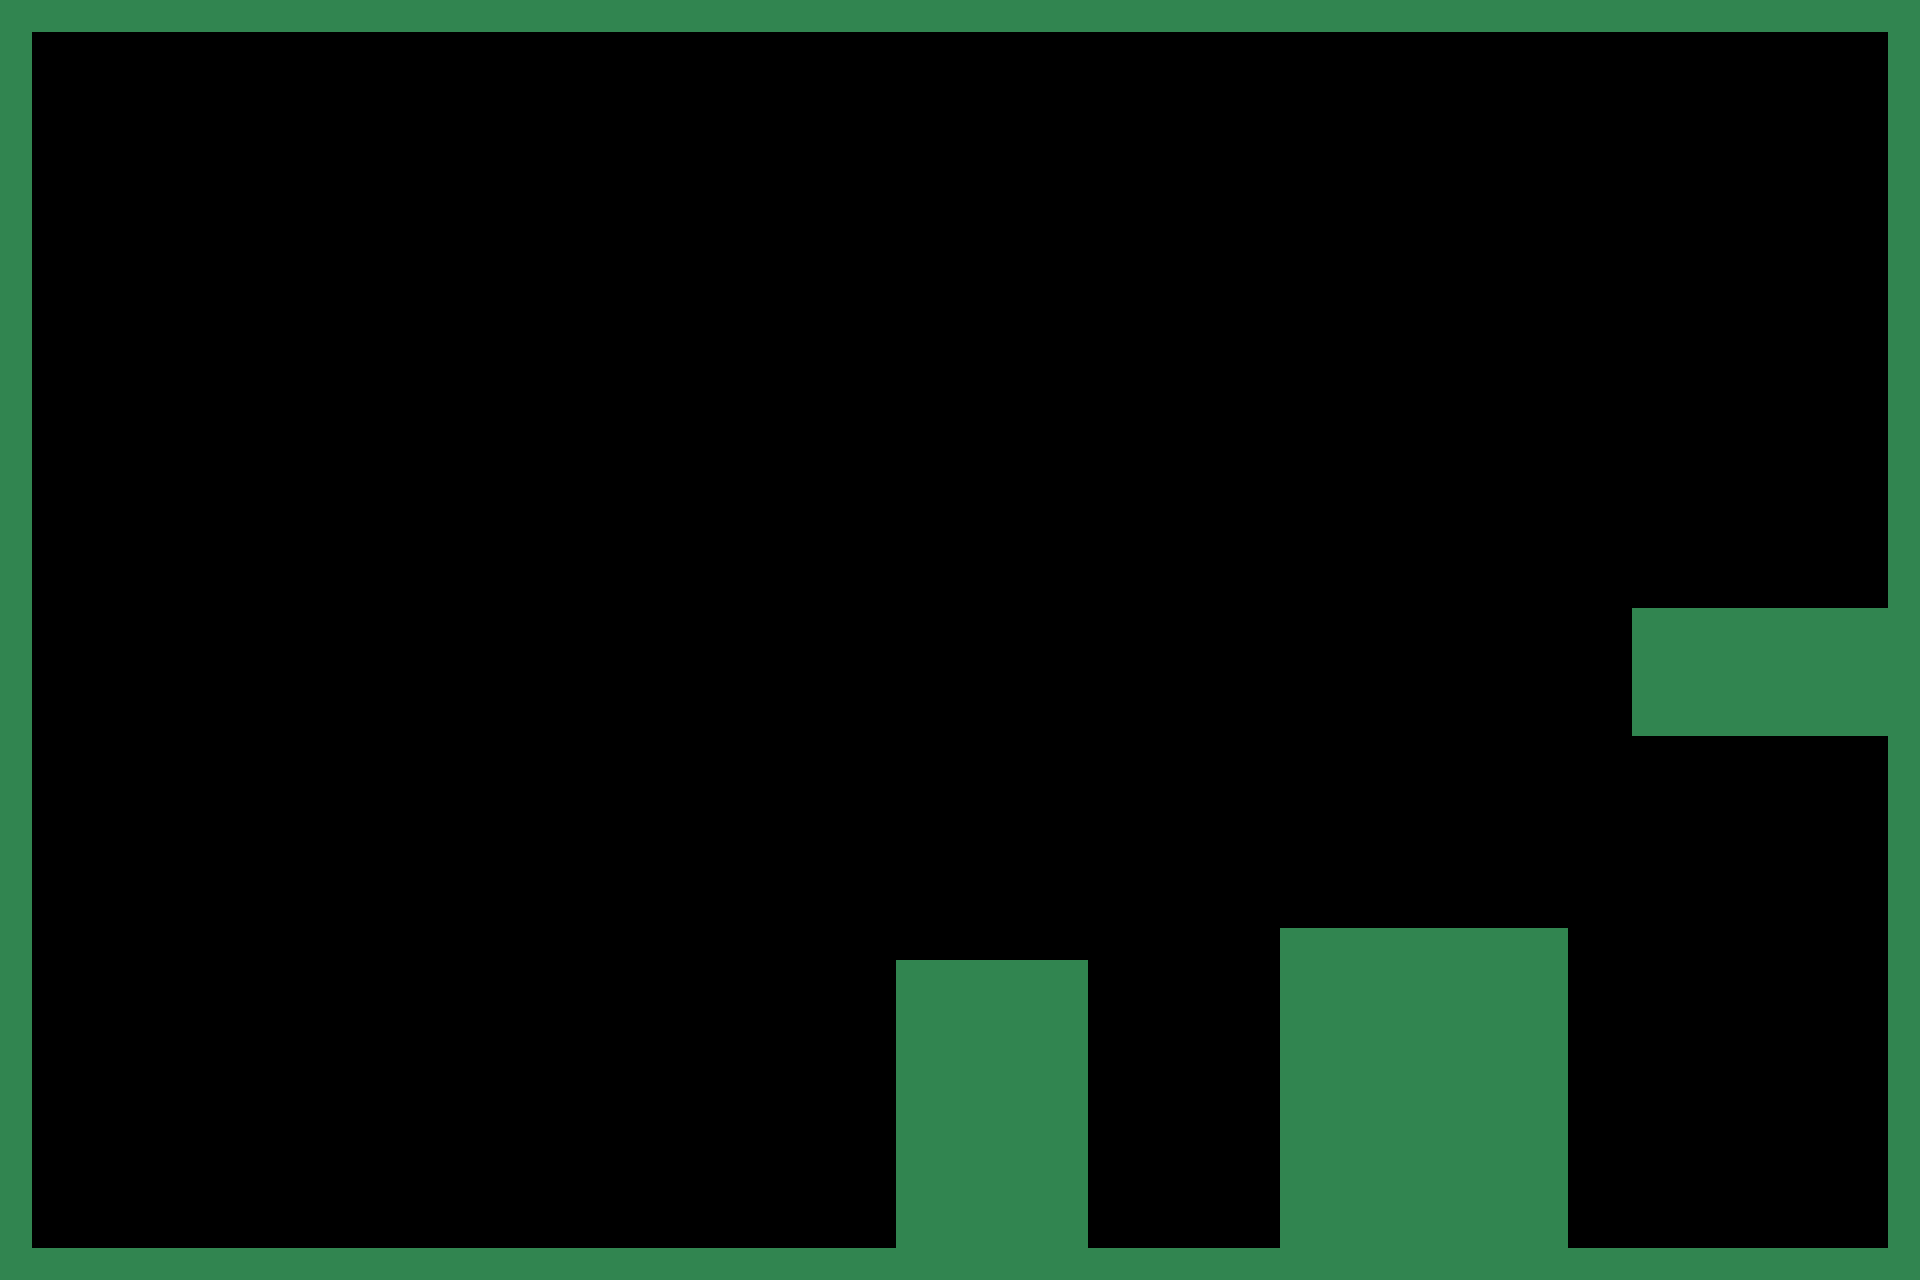

Below is a game level as drawn by its tile map, then a one-line description and the .tmx file that defines it, in full:
An orthogonal 60x40 tile map with 32x32 px tiles, 1 tile layer (Tile Layer 1) and 2 objects (door, target).

<map version="1.0" orientation="orthogonal" renderorder="right-down" width="60" height="40" tilewidth="32" tileheight="32" nextobjectid="5">
 <tileset firstgid="1" name="tilemap" tilewidth="32" tileheight="32" tilecount="224">
  <image source="../img/tilemap.png" width="1024" height="224" />
 </tileset>
 <layer name="Tile Layer 1" width="60" height="40">
  <data encoding="csv">
8,8,8,8,8,8,8,8,8,8,8,8,8,8,8,8,8,8,8,8,8,8,8,8,8,8,8,8,8,8,8,8,8,8,8,8,8,8,8,8,8,8,8,8,8,8,8,8,8,8,8,8,8,8,8,8,8,8,8,8,
8,0,0,0,0,0,0,0,0,0,0,0,0,0,0,0,0,0,0,0,0,0,0,0,0,0,0,0,0,0,0,0,0,0,0,0,0,0,0,0,0,0,0,0,0,0,0,0,0,0,0,0,0,0,0,0,0,0,0,8,
8,0,0,0,0,0,0,0,0,0,0,0,0,0,0,0,0,0,0,0,0,0,0,0,0,0,0,0,0,0,0,0,0,0,0,0,0,0,0,0,0,0,0,0,0,0,0,0,0,0,0,0,0,0,0,0,0,0,0,8,
8,0,0,0,0,0,0,0,0,0,0,0,0,0,0,0,0,0,0,0,0,0,0,0,0,0,0,0,0,0,0,0,0,0,0,0,0,0,0,0,0,0,0,0,0,0,0,0,0,0,0,0,0,0,0,0,0,0,0,8,
8,0,0,0,0,0,0,0,0,0,0,0,0,0,0,0,0,0,0,0,0,0,0,0,0,0,0,0,0,0,0,0,0,0,0,0,0,0,0,0,0,0,0,0,0,0,0,0,0,0,0,0,0,0,0,0,0,0,0,8,
8,0,0,0,0,0,0,0,0,0,0,0,0,0,0,0,0,0,0,0,0,0,0,0,0,0,0,0,0,0,0,0,0,0,0,0,0,0,0,0,0,0,0,0,0,0,0,0,0,0,0,0,0,0,0,0,0,0,0,8,
8,0,0,0,0,0,0,0,0,0,0,0,0,0,0,0,0,0,0,0,0,0,0,0,0,0,0,0,0,0,0,0,0,0,0,0,0,0,0,0,0,0,0,0,0,0,0,0,0,0,0,0,0,0,0,0,0,0,0,8,
8,0,0,0,0,0,0,0,0,0,0,0,0,0,0,0,0,0,0,0,0,0,0,0,0,0,0,0,0,0,0,0,0,0,0,0,0,0,0,0,0,0,0,0,0,0,0,0,0,0,0,0,0,0,0,0,0,0,0,8,
8,0,0,0,0,0,0,0,0,0,0,0,0,0,0,0,0,0,0,0,0,0,0,0,0,0,0,0,0,0,0,0,0,0,0,0,0,0,0,0,0,0,0,0,0,0,0,0,0,0,0,0,0,0,0,0,0,0,0,8,
8,0,0,0,0,0,0,0,0,0,0,0,0,0,0,0,0,0,0,0,0,0,0,0,0,0,0,0,0,0,0,0,0,0,0,0,0,0,0,0,0,0,0,0,0,0,0,0,0,0,0,0,0,0,0,0,0,0,0,8,
8,0,0,0,0,0,0,0,0,0,0,0,0,0,0,0,0,0,0,0,0,0,0,0,0,0,0,0,0,0,0,0,0,0,0,0,0,0,0,0,0,0,0,0,0,0,0,0,0,0,0,0,0,0,0,0,0,0,0,8,
8,0,0,0,0,0,0,0,0,0,0,0,0,0,0,0,0,0,0,0,0,0,0,0,0,0,0,0,0,0,0,0,0,0,0,0,0,0,0,0,0,0,0,0,0,0,0,0,0,0,0,0,0,0,0,0,0,0,0,8,
8,0,0,0,0,0,0,0,0,0,0,0,0,0,0,0,0,0,0,0,0,0,0,0,0,0,0,0,0,0,0,0,0,0,0,0,0,0,0,0,0,0,0,0,0,0,0,0,0,0,0,0,0,0,0,0,0,0,0,8,
8,0,0,0,0,0,0,0,0,0,0,0,0,0,0,0,0,0,0,0,0,0,0,0,0,0,0,0,0,0,0,0,0,0,0,0,0,0,0,0,0,0,0,0,0,0,0,0,0,0,0,0,0,0,0,0,0,0,0,8,
8,0,0,0,0,0,0,0,0,0,0,0,0,0,0,0,0,0,0,0,0,0,0,0,0,0,0,0,0,0,0,0,0,0,0,0,0,0,0,0,0,0,0,0,0,0,0,0,0,0,0,0,0,0,0,0,0,0,0,8,
8,0,0,0,0,0,0,0,0,0,0,0,0,0,0,0,0,0,0,0,0,0,0,0,0,0,0,0,0,0,0,0,0,0,0,0,0,0,0,0,0,0,0,0,0,0,0,0,0,0,0,0,0,0,0,0,0,0,0,8,
8,0,0,0,0,0,0,0,0,0,0,0,0,0,0,0,0,0,0,0,0,0,0,0,0,0,0,0,0,0,0,0,0,0,0,0,0,0,0,0,0,0,0,0,0,0,0,0,0,0,0,0,0,0,0,0,0,0,0,8,
8,0,0,0,0,0,0,0,0,0,0,0,0,0,0,0,0,0,0,0,0,0,0,0,0,0,0,0,0,0,0,0,0,0,0,0,0,0,0,0,0,0,0,0,0,0,0,0,0,0,0,0,0,0,0,0,0,0,0,8,
8,0,0,0,0,0,0,0,0,0,0,0,0,0,0,0,0,0,0,0,0,0,0,0,0,0,0,0,0,0,0,0,0,0,0,0,0,0,0,0,0,0,0,0,0,0,0,0,0,0,0,0,0,0,0,0,0,0,0,8,
8,0,0,0,0,0,0,0,0,0,0,0,0,0,0,0,0,0,0,0,0,0,0,0,0,0,0,0,0,0,0,0,0,0,0,0,0,0,0,0,0,0,0,0,0,0,0,0,0,0,0,8,8,8,8,8,8,8,8,8,
8,0,0,0,0,0,0,0,0,0,0,0,0,0,0,0,0,0,0,0,0,0,0,0,0,0,0,0,0,0,0,0,0,0,0,0,0,0,0,0,0,0,0,0,0,0,0,0,0,0,0,8,8,8,8,8,8,8,8,8,
8,0,0,0,0,0,0,0,0,0,0,0,0,0,0,0,0,0,0,0,0,0,0,0,0,0,0,0,0,0,0,0,0,0,0,0,0,0,0,0,0,0,0,0,0,0,0,0,0,0,0,8,8,8,8,8,8,8,8,8,
8,0,0,0,0,0,0,0,0,0,0,0,0,0,0,0,0,0,0,0,0,0,0,0,0,0,0,0,0,0,0,0,0,0,0,0,0,0,0,0,0,0,0,0,0,0,0,0,0,0,0,8,8,8,8,8,8,8,8,8,
8,0,0,0,0,0,0,0,0,0,0,0,0,0,0,0,0,0,0,0,0,0,0,0,0,0,0,0,0,0,0,0,0,0,0,0,0,0,0,0,0,0,0,0,0,0,0,0,0,0,0,0,0,0,0,0,0,0,0,8,
8,0,0,0,0,0,0,0,0,0,0,0,0,0,0,0,0,0,0,0,0,0,0,0,0,0,0,0,0,0,0,0,0,0,0,0,0,0,0,0,0,0,0,0,0,0,0,0,0,0,0,0,0,0,0,0,0,0,0,8,
8,0,0,0,0,0,0,0,0,0,0,0,0,0,0,0,0,0,0,0,0,0,0,0,0,0,0,0,0,0,0,0,0,0,0,0,0,0,0,0,0,0,0,0,0,0,0,0,0,0,0,0,0,0,0,0,0,0,0,8,
8,0,0,0,0,0,0,0,0,0,0,0,0,0,0,0,0,0,0,0,0,0,0,0,0,0,0,0,0,0,0,0,0,0,0,0,0,0,0,0,0,0,0,0,0,0,0,0,0,0,0,0,0,0,0,0,0,0,0,8,
8,0,0,0,0,0,0,0,0,0,0,0,0,0,0,0,0,0,0,0,0,0,0,0,0,0,0,0,0,0,0,0,0,0,0,0,0,0,0,0,0,0,0,0,0,0,0,0,0,0,0,0,0,0,0,0,0,0,0,8,
8,0,0,0,0,0,0,0,0,0,0,0,0,0,0,0,0,0,0,0,0,0,0,0,0,0,0,0,0,0,0,0,0,0,0,0,0,0,0,0,0,0,0,0,0,0,0,0,0,0,0,0,0,0,0,0,0,0,0,8,
8,0,0,0,0,0,0,0,0,0,0,0,0,0,0,0,0,0,0,0,0,0,0,0,0,0,0,0,0,0,0,0,0,0,0,0,0,0,0,0,8,8,8,8,8,8,8,8,8,0,0,0,0,0,0,0,0,0,0,8,
8,0,0,0,0,0,0,0,0,0,0,0,0,0,0,0,0,0,0,0,0,0,0,0,0,0,0,0,8,8,8,8,8,8,0,0,0,0,0,0,8,8,8,8,8,8,8,8,8,0,0,0,0,0,0,0,0,0,0,8,
8,0,0,0,0,0,0,0,0,0,0,0,0,0,0,0,0,0,0,0,0,0,0,0,0,0,0,0,8,8,8,8,8,8,0,0,0,0,0,0,8,8,8,8,8,8,8,8,8,0,0,0,0,0,0,0,0,0,0,8,
8,0,0,0,0,0,0,0,0,0,0,0,0,0,0,0,0,0,0,0,0,0,0,0,0,0,0,0,8,8,8,8,8,8,0,0,0,0,0,0,8,8,8,8,8,8,8,8,8,0,0,0,0,0,0,0,0,0,0,8,
8,0,0,0,0,0,0,0,0,0,0,0,0,0,0,0,0,0,0,0,0,0,0,0,0,0,0,0,8,8,8,8,8,8,0,0,0,0,0,0,8,8,8,8,8,8,8,8,8,0,0,0,0,0,0,0,0,0,0,8,
8,0,0,0,0,0,0,0,0,0,0,0,0,0,0,0,0,0,0,0,0,0,0,0,0,0,0,0,8,8,8,8,8,8,0,0,0,0,0,0,8,8,8,8,8,8,8,8,8,0,0,0,0,0,0,0,0,0,0,8,
8,0,0,0,0,0,0,0,0,0,0,0,0,0,0,0,0,0,0,0,0,0,0,0,0,0,0,0,8,8,8,8,8,8,0,0,0,0,0,0,8,8,8,8,8,8,8,8,8,0,0,0,0,0,0,0,0,0,0,8,
8,0,0,0,0,0,0,0,0,0,0,0,0,0,0,0,0,0,0,0,0,0,0,0,0,0,0,0,8,8,8,8,8,8,0,0,0,0,0,0,8,8,8,8,8,8,8,8,8,0,0,0,0,0,0,0,0,0,0,8,
8,0,0,0,0,0,0,0,0,0,0,0,0,0,0,0,0,0,0,0,0,0,0,0,0,0,0,0,8,8,8,8,8,8,0,0,0,0,0,0,8,8,8,8,8,8,8,8,8,0,0,0,0,0,0,0,0,0,0,8,
8,0,0,0,0,0,0,0,0,0,0,0,0,0,0,0,0,0,0,0,0,0,0,0,0,0,0,0,8,8,8,8,8,8,0,0,0,0,0,0,8,8,8,8,8,8,8,8,8,0,0,0,0,0,0,0,0,0,0,8,
8,8,8,8,8,8,8,8,8,8,8,8,8,8,8,8,8,8,8,8,8,8,8,8,8,8,8,8,8,8,8,8,8,8,8,8,8,8,8,8,8,8,8,8,8,8,8,8,8,8,8,8,8,8,8,8,8,8,8,8
</data>
 </layer>
 <objectgroup name="Object Layer 1">
  <object id="3" name="to_test" type="door" x="1855.8" y="1184.18" width="32" height="64">
   <properties>
    <property name="exitTo" value="left" />
    <property name="loc" value="test" />
   </properties>
  </object>
  <object id="4" name="Target" type="target" x="80" y="1238">
   <properties>
    <property name="targetType" value="testAnimal" />
   </properties>
   <ellipse />
  </object>
 </objectgroup>
</map>